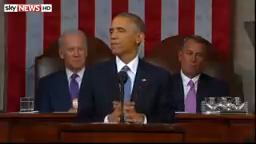
#> input picture frame 62 of PyIP28_FaceDetection/input/obama.mp4, 256 x 144 px, given in place of the camera
$ python color_detector.py
#> lines starting #> are read from the running program, lines starting #| are printed output that depends on the picture
# Write a color detector using webcam.

import cv2
import numpy as np

cap=cv2.VideoCapture(0)

_, frame=cap.read()
#> frame is the input picture: shape (144, 256, 3); mean B, G, R 44, 45.6, 71.8
frame=cv2.cvtColor(frame,cv2.COLOR_BGR2GRAY)
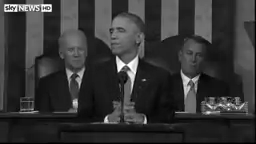
#> frame: shape (144, 256); min 0, max 255, mean 53.2

rows, cols=frame.shape
#> rows = 144; cols = 256

#print(frame.shape)

writer = cv2.VideoWriter("color_detector.mp4", cv2.VideoWriter_fourcc(*'XIVD'), 30, (cols, rows))

while True:
    _,frame=cap.read()
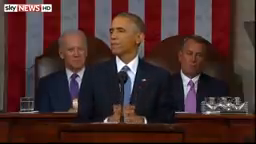
#> input picture frame 63 of PyIP28_FaceDetection/input/obama.mp4, 256 x 144 px, given in place of the camera
#> frame is the input picture: shape (144, 256, 3); mean B, G, R 44, 45.5, 71.5
    frame=cv2.cvtColor(frame,cv2.COLOR_BGR2GRAY)
#> frame: shape (144, 256)
    rows, cols=frame.shape
    #cv2.rectangle(frame,(300,240),(340,260),0,3)
    cv2.rectangle(frame,(230,200),(380,300),0,3)
    #pic=frame[200:300 , 230:380]
    pic=frame[240:260 , 300:340]
#> pic = empty array


    blurred = cv2.GaussianBlur(frame, (25,25), 0)
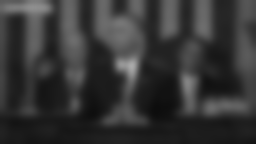
#> blurred: shape (144, 256); min 13, max 171, mean 53.3
    frame[0:200, 0:640] = blurred[0:200, 0:640]
    frame[300:480, 0:640] = blurred[300:480, 0:640]
    frame[200:300, 0:228] = blurred[200:300, 0:228]
    frame[200:300, 380:640] = blurred[200:300, 380:640]

    mean=np.mean(pic)
#> mean = nan
    if mean>170:
        color="White"
    elif 85<=mean<=170:
        color="Gray"
    elif mean<85:
        color="Black"

#> (the run stopped early here; a loop or call above may not have finished)

$ run again, starting later in the video
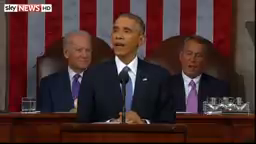
#> input picture frame 280 of PyIP28_FaceDetection/input/obama.mp4, 256 x 144 px, given in place of the camera
#> frame is the input picture: shape (144, 256, 3); mean B, G, R 43.7, 44.9, 70.6
#> `frame=cv2.cvtColor(frame,cv2.COLOR_BGR2GRAY)`:
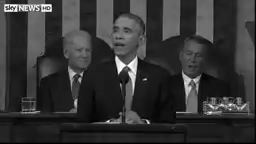
#> frame: shape (144, 256); min 0, max 255, mean 52.4
#> pic = empty array
#> `blurred = cv2.GaussianBlur(frame, (25,25), 0)`:
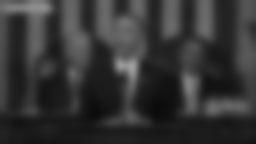
#> blurred: shape (144, 256); min 11, max 162, mean 52.6
#> mean = nan

$ run again, starting later in the video
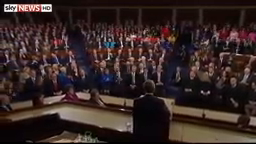
#> input picture frame 499 of PyIP28_FaceDetection/input/obama.mp4, 256 x 144 px, given in place of the camera
#> frame is the input picture: shape (144, 256, 3); mean B, G, R 37.1, 39.2, 54.5
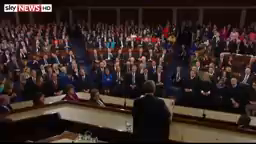
#> input picture frame 500 of PyIP28_FaceDetection/input/obama.mp4, 256 x 144 px, given in place of the camera
#> frame is the input picture: shape (144, 256, 3); mean B, G, R 35.7, 39.3, 53.6
#> pic = empty array
#> `blurred = cv2.GaussianBlur(frame, (25,25), 0)`:
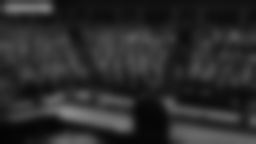
#> blurred: shape (144, 256); min 4, max 137, mean 43.4
#> mean = nan
